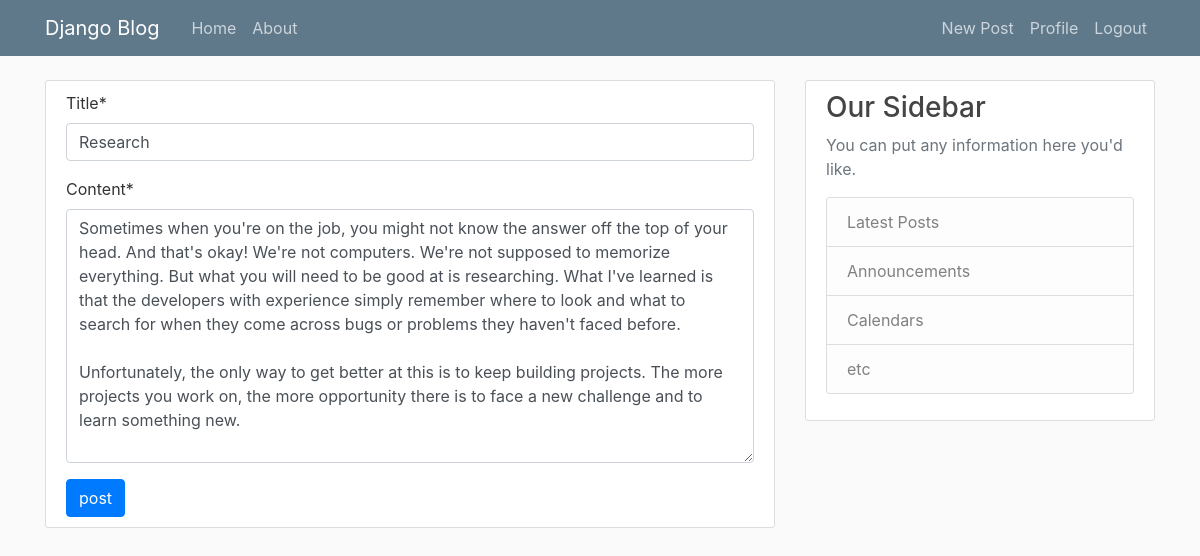
Screenshot of /post/14/update/ (signed in) with the database file from the repository.
### polls/models.py (models this page shows, shortened)
class post(models.Model):
    author=models.ForeignKey(User, on_delete=models.CASCADE)
    date_posted=models.DateTimeField(default=timezone.now)
    title=models.CharField(max_length=100)
    content=models.TextField()

### polls/views.py (the view, shortened to what this page needs)
# urls.py: path("post/<int:pk>/update/",postUpdateView.as_view(),name="post-update"),
class postUpdateView(LoginRequiredMixin,UserPassesTestMixin,UpdateView):
    model=post
    fields=['title','content']
    def test_func(self):
        post=self.get_object()
        if post.author==self.request.user:
            return True
        return False

### polls/templates/polls/post_form.html (shortened to what this page needs)
{%extends "polls/base.html"%}
{%load crispy_forms_tags%}
{%block content%}
<div class=content-section>
    <form method='POST'>
        {{form|crispy }}
        <button type="submit" class="btn btn-primary">post</button>
      </form>
</div>
{%endblock%}

### polls/static/polls/main.css (style rules this page uses)
body { background: #fafafa; color: #333333; margin-top: 5rem; }
.content-section { background: #ffffff; padding: 10px 20px; border: 1px solid #dddddd; border-radius: 3px; margin-bottom: 20px; }

### rows the page displays
post: title "Research", content "Sometimes when you're on the job, you might not know the answer off the top of your head. And that's okay! We're not computers. We're not supposed to memorize everything. But what you will need to be good at is researching. What I've learned is that the developers with experience simply remember where to look and what to search for when they come across bugs or problems they haven't faced before. Unfortunately, the only way to get better at this is to keep building projects. The more projects you work on, the more opportunity there is to face a new challenge and to learn something new."
